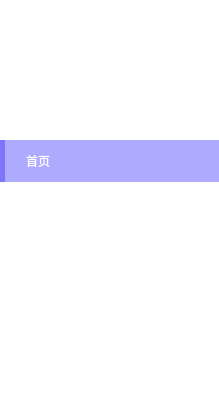
        <widget class="QFrame" name="left">
         <property name="minimumSize">
          <size>
           <width>219</width>
           <height>0</height>
          </size>
         </property>
         <property name="maximumSize">
          <size>
           <width>219</width>
           <height>16777215</height>
          </size>
         </property>
         <property name="styleSheet">
          <string notr="true">QFrame{
background-color: rgba(255, 255, 255,0);
border:0px solid red;
border-radius:30px
}</string>
         </property>
         <property name="frameShape">
          <enum>QFrame::StyledPanel</enum>
         </property>
         <property name="frameShadow">
          <enum>QFrame::Raised</enum>
         </property>
         <layout class="QVBoxLayout" name="verticalLayout_2" stretch="1,2">
          <property name="spacing">
           <number>0</number>
          </property>
          <property name="leftMargin">
           <number>0</number>
          </property>
          <property name="topMargin">
           <number>0</number>
          </property>
          <property name="rightMargin">
           <number>0</number>
          </property>
          <property name="bottomMargin">
           <number>0</number>
          </property>
          <item>
           <widget class="QFrame" name="leafHead_frame">
            <property name="frameShape">
             <enum>QFrame::StyledPanel</enum>
            </property>
            <property name="frameShadow">
             <enum>QFrame::Raised</enum>
            </property>
            <layout class="QVBoxLayout" name="verticalLayout">
             <property name="spacing">
              <number>0</number>
             </property>
             <property name="leftMargin">
              <number>12</number>
             </property>
             <property name="topMargin">
              <number>12</number>
             </property>
             <property name="rightMargin">
              <number>12</number>
             </property>
             <property name="bottomMargin">
              <number>12</number>
             </property>
             <item>
              <spacer name="verticalSpacer_2">
               <property name="orientation">
                <enum>Qt::Vertical</enum>
               </property>
               <property name="sizeHint" stdset="0">
                <size>
                 <width>20</width>
                 <height>40</height>
                </size>
               </property>
              </spacer>
             </item>
             <item>
              <widget class="QWidget" name="userAvatar_widget" native="true">
               <layout class="QHBoxLayout" name="horizontalLayout_3">
                <property name="spacing">
                 <number>0</number>
                </property>
                <property name="leftMargin">
                 <number>0</number>
                </property>
                <property name="topMargin">
                 <number>12</number>
                </property>
                <property name="rightMargin">
                 <number>0</number>
                </property>
                <property name="bottomMargin">
                 <number>8</number>
                </property>
                <item>
                 <widget class="QFrame" name="userAvatar_frame">
                  <property name="minimumSize">
                   <size>
                    <width>64</width>
                    <height>64</height>
                   </size>
                  </property>
                  <property name="maximumSize">
                   <size>
                    <width>64</width>
                    <height>64</height>
                   </size>
                  </property>
                  <property name="styleSheet">
                   <string notr="true">image: url(&quot;resources/img/List/List_头像.svg&quot;);
border:3px solid rgb(255, 255, 255);
border-radius:32px</string>
                  </property>
                 </widget>
                </item>
               </layout>
              </widget>
             </item>
             <item>
              <widget class="QFrame" name="userName_frame">
               <property name="frameShape">
                <enum>QFrame::StyledPanel</enum>
               </property>
               <property name="frameShadow">
                <enum>QFrame::Raised</enum>
               </property>
               <layout class="QHBoxLayout" name="horizontalLayout_4" stretch="0,1,0">
                <property name="spacing">
                 <number>0</number>
                </property>
                <property name="leftMargin">
                 <number>0</number>
                </property>
                <property name="topMargin">
                 <number>6</number>
                </property>
                <property name="rightMargin">
                 <number>0</number>
                </property>
                <property name="bottomMargin">
                 <number>6</number>
                </property>
                <item>
                 <spacer name="horizontalSpacer_7">
                  <property name="orientation">
                   <enum>Qt::Horizontal</enum>
                  </property>
                  <property name="sizeType">
                   <enum>QSizePolicy::Preferred</enum>
                  </property>
                  <property name="sizeHint" stdset="0">
                   <size>
                    <width>70</width>
                    <height>20</height>
                   </size>
                  </property>
                 </spacer>
                </item>
                <item>
                 <widget class="QComboBox" name="comboBox_nickName">
                  <property name="sizePolicy">
                   <sizepolicy hsizetype="MinimumExpanding" vsizetype="Preferred">
                    <horstretch>0</horstretch>
                    <verstretch>0</verstretch>
                   </sizepolicy>
                  </property>
                  <property name="minimumSize">
                   <size>
                    <width>99</width>
                    <height>0</height>
                   </size>
                  </property>
                  <property name="maximumSize">
                   <size>
                    <width>190</width>
                    <height>16777215</height>
                   </size>
                  </property>
                  <property name="font">
                   <font>
                    <pointsize>11</pointsize>
                   </font>
                  </property>
                  <property name="styleSheet">
                   <string notr="true">QComboBox {
    background-color: rgba(0, 0, 0, 0);
    border: 0px;
    color: white;
    text-align: center;
    text-align-last: center;
	padding-right: 4px;
    qproperty-alignment: AlignCenter;
}

QComboBox:hover {
    border: 0px;
}

QComboBox:focus {
    border: 0px;
}

QComboBox::drop-down {
    subcontrol-origin: padding;
    subcontrol-position: top right;
    width: 20px;
    height: 20px;
    border: none;
    background-color: rgba(255, 255, 255, 0);
}

QComboBox::drop-down:hover {
    background-color: rgba(255, 255, 255, 0.2);
    border-radius: 4px;
}

QComboBox::drop-down:pressed {
    background-color: rgba(255, 255, 255, 0.3);
    border-radius: 4px;
}

QComboBox::down-arrow {
    image: url(&quot;resources/img/List/下拉.svg&quot;);
    border-radius: 4px;
    width: 32px;
    height: 32px;
    top: 1px;
}

QComboBox QAbstractItemView {
    background-color: white;
    border: 1px solid #CCCCCC;
    border-radius: 2px;
    color: black;
    selection-background-color: #4A67FF;
    selection-color: white;
    text-align: center;
    outline: 0;
}    </string>
                  </property>
                  <item>
                   <property name="text">
                    <string>微信未登录</string>
                   </property>
                  </item>
                 </widget>
                </item>
                <item>
                 <spacer name="horizontalSpacer_8">
                  <property name="orientation">
                   <enum>Qt::Horizontal</enum>
                  </property>
                  <property name="sizeType">
                   <enum>QSizePolicy::Preferred</enum>
                  </property>
                  <property name="sizeHint" stdset="0">
                   <size>
                    <width>70</width>
                    <height>20</height>
                   </size>
                  </property>
                 </spacer>
                </item>
               </layout>
              </widget>
             </item>
             <item>
              <spacer name="verticalSpacer">
               <property name="orientation">
                <enum>Qt::Vertical</enum>
               </property>
               <property name="sizeHint" stdset="0">
                <size>
                 <width>20</width>
                 <height>40</height>
                </size>
               </property>
              </spacer>
             </item>
            </layout>
           </widget>
          </item>
          <item>
           <widget class="QListWidget" name="left_listWidget">
            <property name="minimumSize">
             <size>
              <width>180</width>
              <height>0</height>
             </size>
            </property>
            <property name="font">
             <font>
              <family>微软雅黑 Light</family>
             </font>
            </property>
            <property name="focusPolicy">
             <enum>Qt::NoFocus</enum>
            </property>
            <property name="styleSheet">
             <string notr="true">QListView {
}

QListView::item {
    background-color: transparent;
    color: rgba(255, 255, 255, 199);
    padding: 12px;
    padding-left: 18px;
}

QListView::item:hover {
    background-color: rgba(175, 139, 255, 59);
}

QListView::item:selected {
    background-color: rgba(125, 118, 251, 159);
    color: rgb(255, 255, 255);
    border-left: 5px solid rgb(125, 118, 251);
}</string>
            </property>
            <property name="currentRow">
             <number>0</number>
            </property>
            <item>
             <property name="text">
              <string>首页</string>
             </property>
             <property name="icon">
              <iconset>
               <normaloff>resources/img/List/List_0.svg</normaloff>resources/img/List/List_0.svg</iconset>
             </property>
            </item>
            <item>
             <property name="text">
              <string>自动信息</string>
             </property>
             <property name="icon">
              <iconset>
               <normaloff>resources/img/List/List_1.svg</normaloff>resources/img/List/List_1.svg</iconset>
             </property>
            </item>
            <item>
             <property name="text">
              <string>拆段发送</string>
             </property>
             <property name="icon">
              <iconset>
               <normaloff>resources/img/List/List_2.svg</normaloff>resources/img/List/List_2.svg</iconset>
             </property>
            </item>
            <item>
             <property name="text">
              <string>Ai接管</string>
             </property>
             <property name="icon">
              <iconset>
               <normaloff>resources/img/List/List_3.svg</normaloff>resources/img/List/List_3.svg</iconset>
             </property>
            </item>
           </widget>
          </item>
         </layout>
        </widget>
